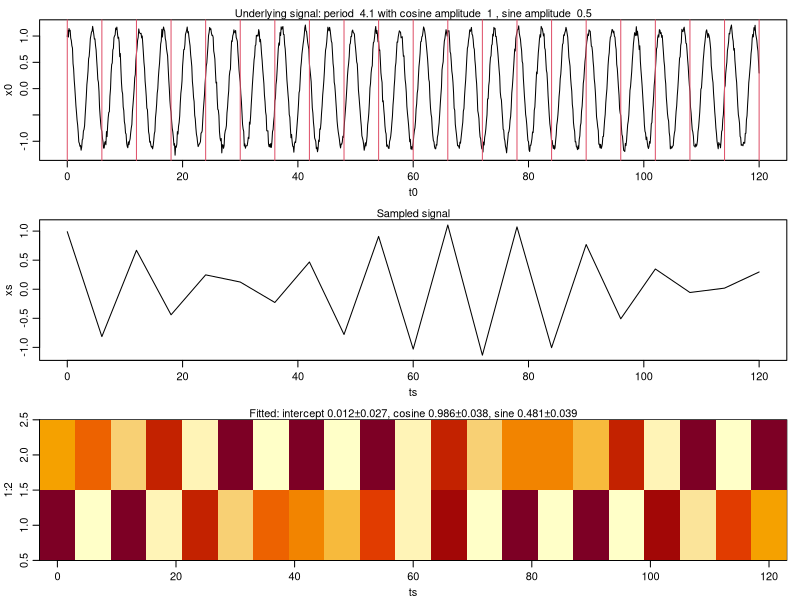

Generate this figure with R:
set.seed(20230120)
# Test of inferring 4-hour signal from data sampled at 6-hours

tau <- 4.1 # imagined tidal constituent [hours]
deltat <- 6 # time between data [hours]
days <- 5 # time interval of simulated data
ampC <- 1
ampS <- 0.5
sd <- 0.05 # noise to avoid perfect fit

# underlying signal
t0 <- seq(0, days*24, 0.1) # hours
x0 <- ampC*cos(2*pi*t0/tau) + ampS*sin(2*pi*t0/tau) + rnorm(length(t0), sd=sd)

# sieve to get at 6 hourly data
sieve <- 0 == t0 %% deltat

# sample every 6 hours
ts <- t0[sieve]
xs <- x0[sieve]
stopifnot(all(diff(ts) == 6))

C <- cos(2 * pi * ts / tau)
S <- sin(2 * pi * ts / tau)
M <- cbind(C=C, S=S)
model <- lm(xs ~ M)
summary(model)
ci <- confint(model)
meanPM <- function(ci) {
    sprintf("%.3f±%.3f", mean(ci), 0.5*(ci[2] - ci[1]))
}

text <- sprintf("Fitted: intercept %s, cosine %s, sine %s",
    meanPM(ci[1,]), meanPM(ci[2,]), meanPM(ci[3,]))

par(mfrow=c(3, 1), mar=c(3, 3, 1.5, 1), mgp=c(1.9, 0.7, 0))
plot(t0, x0, type="l")
mtext(paste("Underlying signal: period ", tau, "with cosine amplitude ", ampC, ", sine amplitude ", ampS), cex=par("cex"))
abline(v=ts, col=2)

plot(ts, xs, type="l")
mtext("Sampled signal", cex=par("cex"))

image(ts, 1:2, M)
mtext(text, cex=par("cex"))
